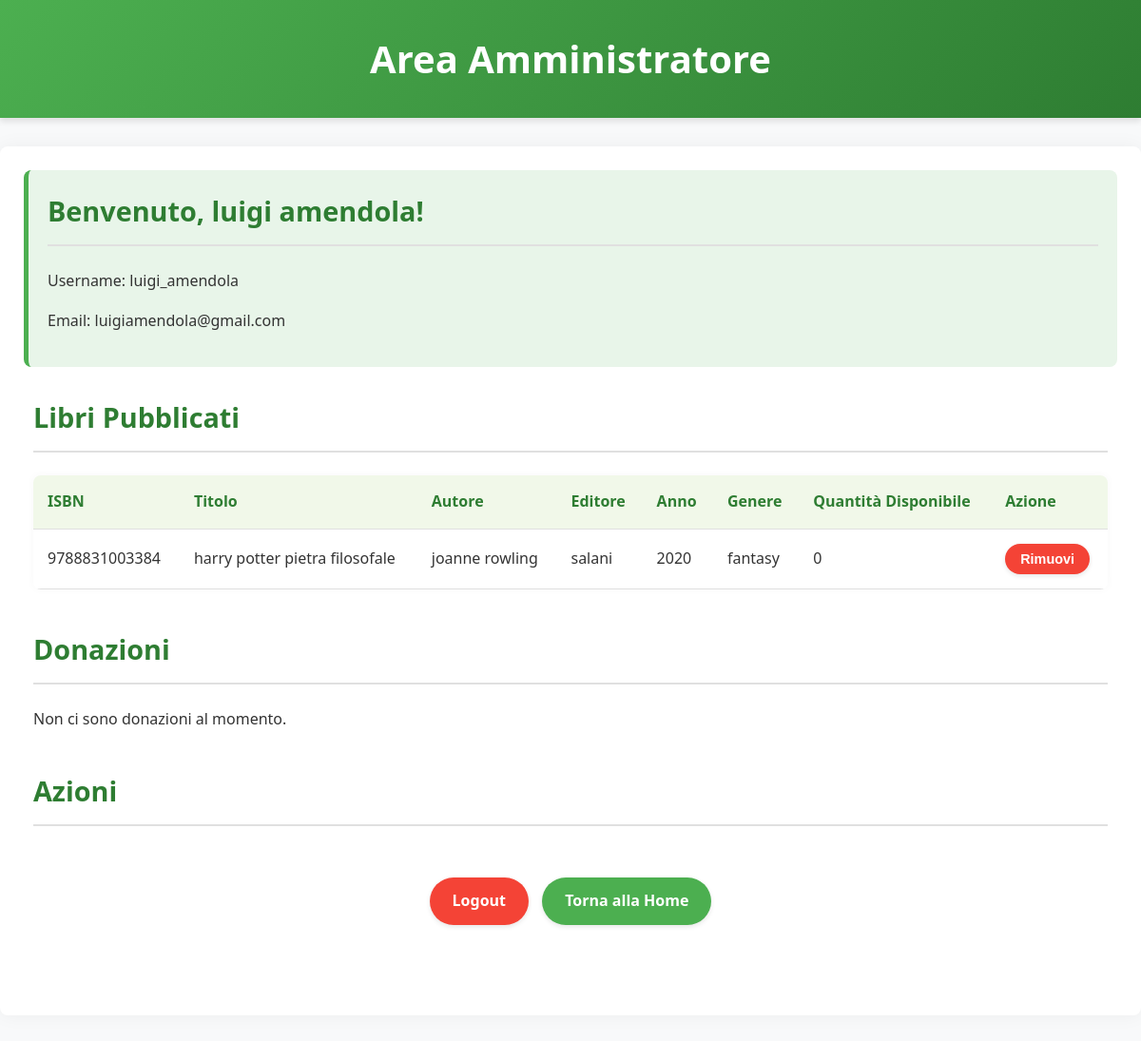
/principale_amministratore/ (signed in), run on the app's committed database.
### Donazioni/models.py (models this page shows, shortened)
class Amministratore(models.Model):
    nome = models.CharField(max_length=100, null=True)
    cognome = models.CharField(max_length=100, null=True)
    username = models.CharField(primary_key=True, max_length=100)
    password = models.CharField(max_length=100, null=True)
    email = models.EmailField(max_length=100, null=True)

class Libro(models.Model):
        ISBN = models.CharField(max_length=100, primary_key=True)
        titolo = models.CharField(max_length=100, null=True)
        editore = models.CharField(max_length=100, null=True)
        anno_pubblicazione = models.CharField(max_length=100, null=True)
        edizione = models.CharField(max_length=100, null=True)
        lingua = models.CharField(max_length=100, null=True)
        copertina_rigida = models.CharField(max_length=100, null=True)
        materia = models.CharField(max_length=100, null=True, blank=True)
        classe_scolastica = models.CharField(max_length=100, null=True, blank=True)
        data_pubblicazione = models.DateField(null=True)
        autore = models.ForeignKey(Autore, on_delete=models.CASCADE)
        quantita_disponibili = models.CharField(max_length=100, null=True, default=0)
        genere = models.ForeignKey(Genere, on_delete=models.SET_NULL, null=True)

class Autore(models.Model):
    username = models.CharField(max_length=100, primary_key=True)
    nome = models.CharField(max_length=100, null=True)
    cognome = models.CharField(max_length=100, null=True)
    password = models.CharField(max_length=100, null=True)

class Genere(models.Model):
    nome_genere = models.CharField(max_length=100, primary_key=True)
    descrizione = models.TextField(null=True)

### Donazioni/views.py (the view)
# urls.py: path('principale_amministratore/', views.principale_amministratore, name='principale_amministratore'),
def principale_amministratore(request):
    if 'amministratore_username' not in request.session:
        return redirect('login_amministratore')
    amministratore = Amministratore.objects.get(username=request.session['amministratore_username'])
    donazioni = Donazione.objects.all()
    libri = Libro.objects.all()
    return render(request, 'principale_amministratore.html', {'amministratore': amministratore, 'donazioni': donazioni, 'libri': libri})

### templates/principale_amministratore.html (shortened to what this page needs)
<!DOCTYPE html>
<html lang="en">
<head>
</head>
<body>
    <div class="header">
        <h1>Area Amministratore</h1>
    </div>
    <div class="container">
        <div class="welcome-message">
            <h2>Benvenuto, {{ amministratore.nome }} {{ amministratore.cognome }}!</h2>
            <p>Username: {{ amministratore.username }}</p>
            <p>Email: {{ amministratore.email }}</p>
        </div>
        <div class="section">
            <h2>Libri Pubblicati</h2>
            {% if libri %}
                <table>
                    <thead>
                        <tr>
                            <th>ISBN</th>
                            <th>Titolo</th>
                            <th>Autore</th>
                            <th>Editore</th>
                            <th>Anno</th>
                            <th>Genere</th>
                            <th>Quantità Disponibile</th>
                            <th>Azione</th>
                        </tr>
                    </thead>
                    <tbody>
                        {% for libro in libri %}
                            <tr>
                                <td>{{ libro.ISBN }}</td>
                                <td>{{ libro.titolo }}</td>
                                <td>{{ libro.autore.nome }} {{ libro.autore.cognome }}</td>
                                <td>{{ libro.editore }}</td>
                                <td>{{ libro.anno_pubblicazione }}</td>
                                <td>{{ libro.genere.nome_genere }}</td>
                                <td>{{ libro.quantita_disponibili }}</td>
                                <td>
                                    <form method="post" action="{% url 'rimuovi_libro_admin' %}">
                                        <button type="submit" class="button remove-button">Rimuovi</button>
                                    </form>
                                </td>
                            </tr>
                        {% endfor %}
                    </tbody>
                </table>
            {% else %}
                <p>Non ci sono libri pubblicati al momento.</p>
            {% endif %}
        </div>
        <div class="section">
            <h2>Donazioni</h2>
            {% if donazioni %}
                <table>
                    <thead>
                        <tr>
                            <th>ID</th>
                            <th>Data</th>
                            <th>Donatore</th>
                            <th>Libro</th>
                        </tr>
                    </thead>
                    <tbody>
                        {% for donazione in donazioni %}
                            <tr>
                                <td>{{ donazione.ID }}</td>
                                <td>{{ donazione.data }}</td>
                                <td>{{ donazione.donatore.username }}</td>
                                <td>{{ donazione.libro.titolo }}</td>
                            </tr>
                        {% endfor %}
                    </tbody>
                </table>
            {% else %}
                <p>Non ci sono donazioni al momento.</p>
            {% endif %}
        </div>
        <div class="section">
            <h2>Azioni</h2>
            <div class="actions-container">
                <a href="{% url 'logout' %}" class="button logout-button">Logout</a>
                <a href="{% url 'benvenuto' %}" class="button">Torna alla Home</a>
            </div>
        </div>
    </div>
</body>
</html>

### templates/principale_amministratore.html (style rules this page uses)
body { font-family: 'Segoe UI', Tahoma, Geneva, Verdana, sans-serif; margin: 0; padding: 0; background-color: #f8f9fa; color: #333; line-height: 1.6; }
.header { background: linear-gradient(135deg, #4CAF50, #2E7D32); color: white; padding: 30px 20px; text-align: center; box-shadow: 0 4px 6px rgba(0,0,0,0.1); }
.container { max-width: 1200px; margin: 30px auto; padding: 25px; background-color: white; border-radius: 8px; box-shadow: 0 0 20px rgba(0,0,0,0.05); transition: all 0.3s ease; }
.welcome-message { margin-bottom: 30px; padding: 20px; background-color: #e8f5e9; border-radius: 8px; border-left: 5px solid #4CAF50; transition: transform 0.3s ease; }
.section { margin-bottom: 40px; padding: 0 10px; }
h1 { margin: 0; font-size: 2.5em; font-weight: 600; }
h2 { color: #2E7D32; border-bottom: 2px solid #e0e0e0; padding-bottom: 12px; margin-top: 0; font-size: 1.8em; }
table { width: 100%; border-collapse: collapse; margin-top: 15px; box-shadow: 0 0 10px rgba(0,0,0,0.03); border-radius: 8px; overflow: hidden; }
th, td { padding: 15px; text-align: left; border-bottom: 1px solid #e0e0e0; }
th { background-color: #f1f8e9; font-weight: 600; color: #2E7D32; }
.button { display: inline-block; padding: 12px 24px; margin: 10px 5px; background-color: #4CAF50; color: white; text-decoration: none; border: none; border-radius: 50px; font-weight: 600; cursor: pointer; transition: all 0.3s ease; box-shadow: 0 2px 5px rgba(0,0,0,0.1); }
.logout-button { background-color: #f44336; }
.remove-button { background-color: #f44336; padding: 8px 16px; margin: 0; font-size: 0.9em; }
.actions-container { text-align: center; padding: 20px 0; }

### data on the page
Amministratore: nome "luigi", cognome "amendola", username "luigi_amendola", email "luigiamendola@gmail.com"
Libro: ISBN "9788831003384", titolo "harry potter pietra filosofale", autore.nome "joanne", autore.cognome "rowling", editore "salani", anno_pubblicazione "2020", genere.nome_genere "fantasy", quantita_disponibili "0"
